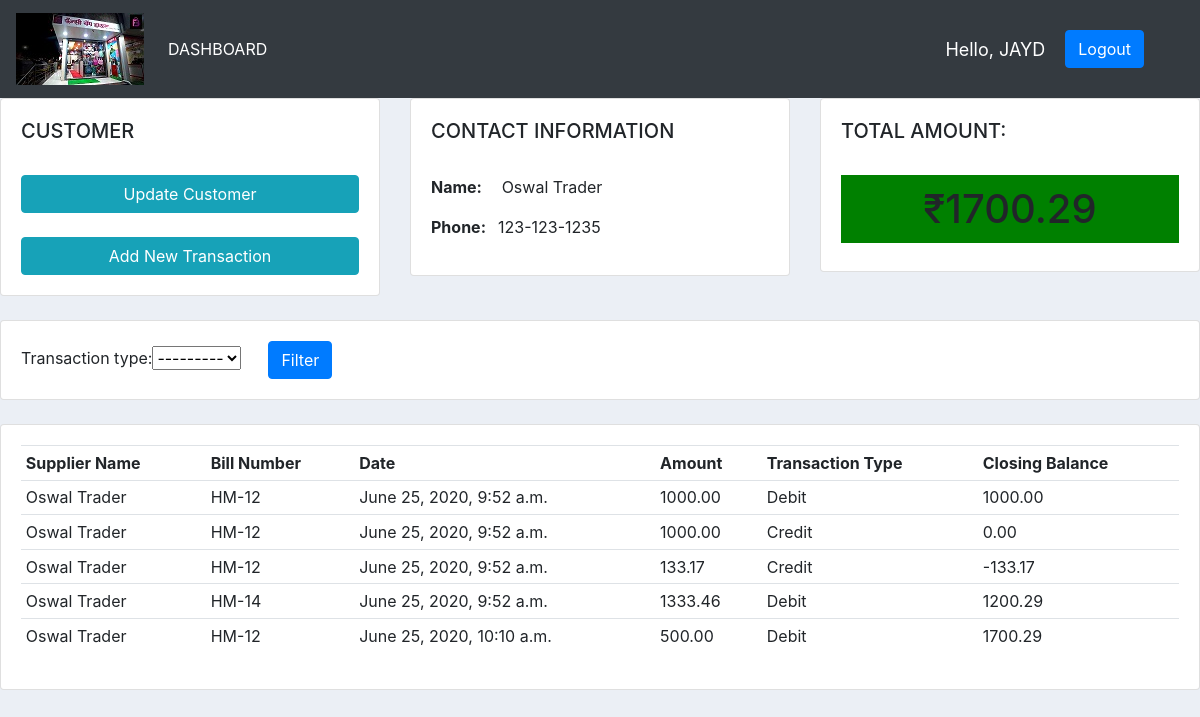
/supplierdetail/4/ (signed in), run on the app's committed database.
### shop/models.py (models this page shows, shortened)
class Supplier(models.Model):
    name = models.CharField(max_length = 250, null=False)
    phone = models.CharField(max_length = 250, null=False)
    email = models.EmailField(max_length= 250, null=True, blank=True)
    address =  models.CharField(max_length=250,blank=True,null=True)
    date_created = models.DateTimeField(auto_now_add=True)
    def __str__(self):
        return self.name

class Payment(models.Model):
    STATUS=(
        ('Partial','Partial'),
        ('Complete','Complete'),
        ('Overdue','Overdue'),
        ('Advance','Advance'),
    )
    PAYMENT_MODE = (
        ('Cash','Cash'),
        ('Netbanking','Netbanking'),
        ('Debitcard','Debitcard'),
        ('Creditcard','Creditcar'),
    )
    TRANSACTION_TYPE = (
        ('Credit','Credit'),
        ('Debit','Debit')
    )
    supplier = models.ForeignKey(Supplier, null=True, on_delete=models.SET_NULL)
    bill_number = models.CharField(max_length=250,blank=False, null=False)
    payment_done = models.FloatField(blank=False, null=False, default=0,validators=[MinValueValidator(0.00)])
    transaction_type = models.CharField(null=False, blank=False, default=TRANSACTION_TYPE[0][0],choices=TRANSACTION_TYPE,max_length=10)
    closing_balance = models.FloatField(blank=False, null=False, default=0)
    date_created = models.DateTimeField(auto_now_add=True, null=False)
    status = models.CharField(max_length=250, null=False, choices=STATUS, default=STATUS[0][0])

### shop/views.py (the view)
# urls.py: path('supplierdetail/<str:pk>/',views.viewSupplier, name='view-supplier'),
@login_required(login_url='login')
def viewSupplier(request,pk):
    supplier = Supplier.objects.get(id=pk)
    payments = supplier.payment_set.all()
    total_payment = 0
    myFilter = PaymentFilter(request.GET, queryset=payments)
    payments = myFilter.qs
    for payment in payments:
        if payment.transaction_type == 'Credit':
            total_payment -= payment.payment_done
        else:
            total_payment += payment.payment_done
    total_payment = "%.2f"%(total_payment)
    context = {  'supplier'  : supplier
                ,'payments' : payments
                ,'total_payment' : total_payment
                ,'myFilter' : myFilter
              }
    return render(request,'shop/supplier.html',context)

### shop/templates/shop/supplier.html (shortened to what this page needs)
{% load static %}
{% include 'shop/navbar.html' %}
<!DOCTYPE HTML>
<html>
<head>
    <link href="https://stackpath.bootstrapcdn.com/bootstrap/4.5.0/css/bootstrap.min.css" rel="stylesheet">
    <link rel="stylesheet" type="text/css" href="{% static './css/main.css' %}">
</head>
<body>
<div class="row">
    <div class="col-md">
        <div class="card card-body">
            <h5>CUSTOMER</h5>
            <br>
            <a class="btn btn-info btn-smbtn-block" href="{% url 'update-supplier' supplier.id %}">Update Customer</a><br>
            <a class="btn btn-info btn-smbtn-block" href="{% url 'add-transaction' supplier.id %}">Add New Transaction</a>
        </div>
    </div>
    <div class="col-md">
        <div class="card card-body">
            <h5>CONTACT INFORMATION</h5>
            <br>
            <p><strong>Name: &nbsp;&nbsp;&nbsp;</strong> {{ supplier.name }}</p>
            <p><strong>Phone: &nbsp;</strong> {{ supplier.phone }}</p>
        </div>
    </div>
    <div class="col-md">
        <div class="card card-body">
            <h5>TOTAL AMOUNT:</h5>
            <br>
            {% if total_payment > '0.0' %}
            <h1 style="text-align: center; padding:10px ;background-color: green;">&#8377;{{ total_payment}}</h1>
            {% else %}
            <h1 style="text-align: center; padding:10px ;background-color: red;">&#8377;{{ total_payment}}</h1>
            {% endif %}
        </div>
    </div>
</div>
<br>
<div class="row">
    <div class="col">
        <div class="card card-body">
            <form method="GET">
                {{myFilter.form}}
                <button class="btn btn-primary" type="submit">Filter</button>
            </form>
        </div>
    </div>
</div>
<br>
<div class="row">
    <div class="col-md">
        <div class="card card-body">
            <table class="table table-sm">
                <tr>
                    <th>Supplier Name</th>
                    <th>Bill Number</th>
                    <th>Date</th>
                    <th>Amount</th>
                    <th>Transaction Type</th>
                    <th>Closing Balance</th>
                </tr>
                {% for payment in payments %}
                <tr>
                    <td>{{payment.supplier}}</td>
                    <td>{{payment.bill_number}}</td>
                    <td>{{payment.date_created}}</td>
                    <td>{{payment.payment_done | floatformat:2}}</td>
                    <td>{{payment.transaction_type}}</td>
                    <td>{{payment.closing_balance | floatformat:2}}</td>
                </tr>
                {% endfor %}
        </div>
    </div>
</div>

### shop/templates/shop/navbar.html (shortened to what this page needs)
{% load static %}
<!DOCTYPE HTML>
<html>
    <head>
    </head>
    <body>
        <nav class="navbar navbar-expand-lg navbar-dark bg-dark">
            <a class="navbar-brand" href="{% url 'home' %}"><img src="{% static 'images/logo.jpg' %}"></a>
            <div class="collapse navbar-collapse" id="navbarSupportedContent">
              <ul class="navbar-nav mr-auto">
                <li class="nav-item active">
                  <a class="nav-link" href="{% url 'home' %}">DASHBOARD</a>
                </li>
              </ul>
            </div>
            <span class="hello-msg">Hello, {{request.user | upper }}</span>
            <span class="hello-msg"><a href="{% url 'logout' %}" class="hello-msg btn btn-primary">Logout</a></span>
          </nav>
    </body>
</html>

### static/css/main.css (style rules this page uses)
body { background-color: #ebeff5; width: 100%; height: 100%; }

### shop/templates/shop/navbar.html (style rules this page uses)
.hello-msg { font-size: 18px; color: #fff; margin-right: 20px; }

### data on the page
Supplier: name "Oswal Trader", phone "123-123-1235"
Payment: supplier "Oswal Trader", bill_number "HM-12", date_created "June 25, 2020, 9:52 a.m.", payment_done "1000.00", transaction_type "Debit", closing_balance "1000.00"
Payment: supplier "Oswal Trader", bill_number "HM-12", date_created "June 25, 2020, 9:52 a.m.", payment_done "1000.00", transaction_type "Credit", closing_balance "0.00"
Payment: supplier "Oswal Trader", bill_number "HM-12", date_created "June 25, 2020, 9:52 a.m.", payment_done "133.17", transaction_type "Credit", closing_balance "-133.17"
Payment: supplier "Oswal Trader", bill_number "HM-14", date_created "June 25, 2020, 9:52 a.m.", payment_done "1333.46", transaction_type "Debit", closing_balance "1200.29"
Payment: supplier "Oswal Trader", bill_number "HM-12", date_created "June 25, 2020, 10:10 a.m.", payment_done "500.00", transaction_type "Debit", closing_balance "1700.29"

### other printed values
{{ request.user | upper }} "JAYD"
{{ total_payment }} "1700.29"
